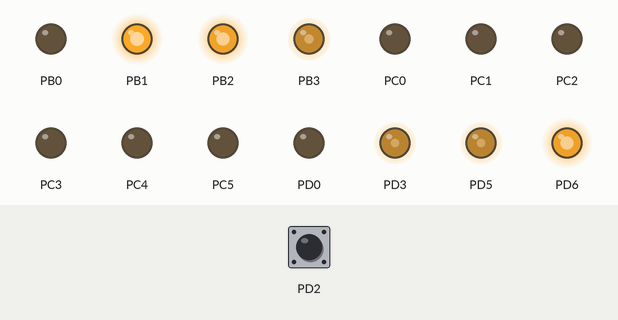
Simulated run of this program. Board: ATmega328P, built with avr-gcc and emulated at 16 MHz. Shown: output pins drawn as LEDs (lit = HIGH). The inputs (shaded band) are chosen by the test bench; at power-on: PD2 HIGH.

Above: at 1.2 s.
1.3 s: PD2 driven LOW
At 2.8 s:
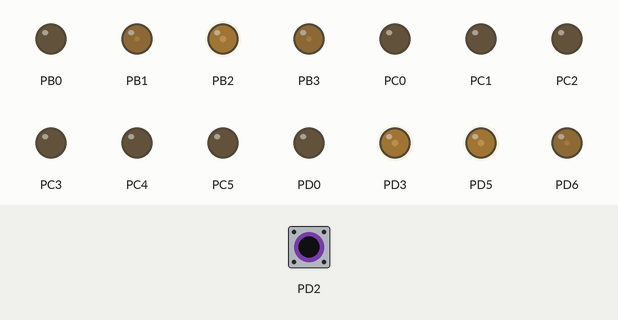
4.3 s: PD2 pulsed HIGH 5 times (0.12 s each, 0.3 s apart)
At 5.21 s:
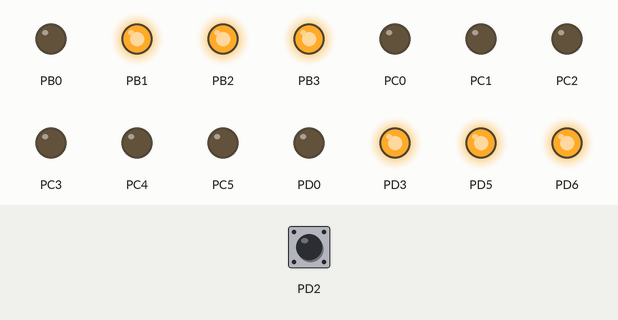
8.8 s: PD2 pulsed HIGH 5 times (0.12 s each, 0.3 s apart)
Timing chart, 0 to 22.3 s (numbered marks = the images above; inputs shaded):
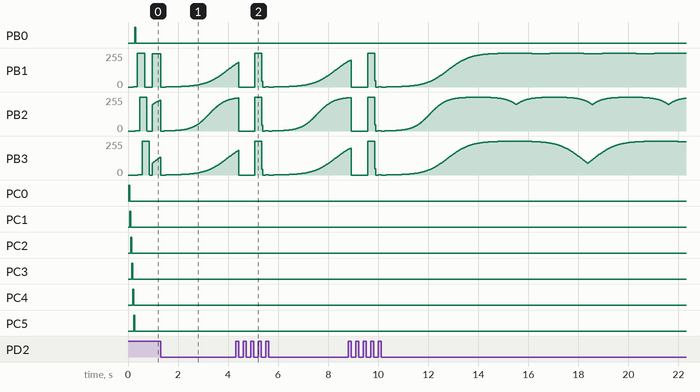

The program:

main.c
```c
/*******************************************************************
MCU:	ATmega328P

Timer/Counter0 has 2 outputs, OC0A and OC0B
Timer/Counter1 has 2 outputs, OC1A and OC1B
Timer/Counter2 has 2 outputs, OC2A and OC2B

PIN1	PD3	OC2B (Timer/Counter2)
PIN9	PD5	OC0B (Timer/Counter0)
PIN10	PD6	OC0A (Timer/Counter0)

PIN13	PB1	OC1A (Timer/Counter1)
PIN14	PB2	OC1B (Timer/Counter1)
PIN15	PB3	OC2A (Timer/Counter2)

TCCR0A	Timer/Counter Control Register 0 A
WGM		Waveform Generator Mode bits
CS		Clock Select (prescaler - preddelicka)

*******************************************************************
1. definovanie F_CPU pre vsetky include - aby rychlost platila aj na vlozene funkcie
2. limity cez pole
3. rychlost zmeny cez pole - uz sa nevola jedna funkcia viac krat
4. moznost menit limity a rychlosti - ESTE UPRAVIT PODMIENKY?
5. osetrenie pretecenia - nezapisem do OCR menej ako 0 ani viac ako 255
6. limity a rychlosti cez dvojrozmerne pole
7. vyber limitov a rychlosti cez strukturu
8. doplnenie definovatelnej pauzi
9. doplnenie initializacie limitov
10. upravit moznost menit limity cela podmienka je zle ...!
11. zmena PWM na phase correct (pri fast PWM a zapise do OCRxx = 0 LED trochu svieti)
12. pridanie prerusenie pre timer1 - nastane pri preteceni casovaca, pouzije sa na oddialenie inkrementacie daneho PWM cim sa spomali
    docieli sa rozna rychlosn na vsetkych PWM kanaloch
13. pridal sa vstup INT0 - prerusenie na prepinanie efektov a zmena posledneho bitu pri padajucej hviezde z PD2 na PD7 kedze PD2 sa zacalo pouzivat ako vstup
14. pridanie vystupov padajucej hviezdy pod program prerusenia / oprava sw pri OCR = 255 led nesvietili ale preblikavali
15. pridanie pola s casom na aktualizaciu padajucej hviezdy
*******************************************************************/


#define F_CPU 16000000UL
#include <avr/io.h>
#include <util/delay.h>
#include <avr/interrupt.h>

unsigned char change = 'A';
unsigned char timer1, ichange, intro_play, XA, XB, hviezda, selection = 0;
unsigned char PWM1, PWM2, PWM3, PWM4, PWM5, PWM6, PWMXA, PWMXB = 0; //smer
unsigned char duty0A, duty0B, duty1A, duty1B, duty2A, duty2B = 0; //hodnoty PWM

unsigned char OVF_update, OVF_update1, OVF_update2, OVF_update3, OVF_update4, OVF_update5, OVF_update6 = 0;
unsigned char PWM1_update, PWM2_update, PWM3_update, PWM4_update, PWM5_update, PWM6_update = 0;
unsigned int hviezda_change=0;
unsigned int hviezda_count = 0;

//							   --0A-- ,  --0B-- ,  --1A-- ,  --1B-- ,  --2A-- ,  --2B--  ,
//								0,   1,   2,   3,   4,   5,   6,   7,   8,   9,  10,  11,
//unsigned char limit[6][12]={ {200, 255,  90, 190,  10, 150,  30, 90,  10, 100,  90, 255},			//PWM okna 1 ( limit[0][0-11] )
				             //{50, 200,  254, 255,  10, 250,  30, 190,  30, 255,  10, 100},		//PWM okna 2 ( limit[1][0-11] )
				             //{50, 200,  30, 190,  254, 255,  30, 250,  10, 100,  30, 190},		//PWM okna 3 ( limit[2][0-11] )
				             //{50, 200,  30, 190,  10, 250,  254, 255,  10, 100,  30, 255},
							 //{30, 190,  30, 190,  10, 250,  30, 250,  254, 255,  30, 255},		//PWM okna 3 ( limit[2][0-11] )
							 //{10, 250,  30, 190,  50, 200,  30, 250,  10, 100,  254, 255} };		//PWM okna 4 ( limit[3][0-11] )

unsigned char limit[6][12]={
{ 155, 255, 105, 255, 205, 255, 155, 255, 115, 255, 205, 255},
{ 105, 255, 155, 255, 115, 255, 205, 255, 205, 255, 115, 255},
{ 155, 255, 205, 255, 155, 255, 115, 255, 155, 255, 205, 255},
{ 105, 255, 55, 255, 45, 255, 35, 255, 25, 255, 15, 255},
{ 155, 255, 1, 255, 155, 255, 165, 255, 175, 255, 185, 255},
{ 95, 255, 85, 255, 205, 255, 195, 255, 155, 255, 155, 255},

};

//{254, 255,  120, 190,  90, 150,  90, 190,  10, 100,  155, 255},
//{100, 200,  254, 255,  100, 250,  90, 190,  120, 255,  100, 200},
//{50, 200,  100, 190,  254, 255,  90, 250,  90, 100,  90, 190},
//{50, 200,  70, 190,  70, 250,  254, 255,  10, 100,  90, 255},
//{30, 190,  90, 190,  90, 250,  90, 250,  254, 255,  90, 255},
//{90, 250,  120, 190,  150, 200,  90, 250,  10, 100,  254, 255}


//50, 200,  30, 190,  10, 250,  30, 250,  10, 100,  30, 255
//0, 255,  0, 255,  0, 255,  0, 255,  0, 255,  0, 255

//						   0A,0B,1A,1B,2A,2B
//							1, 2, 3, 4, 5, 6,
unsigned char update[6][6]={ {9, 6, 10, 6, 10, 8}, //0 - okamzite, 1 = 1x timer1 OVF ......
						   {7, 4, 7, 9, 8, 7},
						   {8, 7, 6, 9, 5, 12},
						   {6, 9, 4, 6, 7, 7},
						   {4, 6, 8, 5, 6, 4},
						   {10, 8, 6, 8, 7, 8} };

int _speed = 0;
int speed[9]= {5,3,4,6,7,5,3,4,5}; //hodnota v ms


unsigned char pwm_table[256] ={0x00, 0x00, 0x00, 0x00, 0x00, 0x00, 0x00, 0x00, 0x00, 0x00, 0x01, 0x01, 0x01, 0x01, 0x01, 0x01,
	0x01, 0x01, 0x01, 0x01, 0x01, 0x01, 0x01, 0x01, 0x01, 0x02, 0x02, 0x02, 0x02, 0x02, 0x02, 0x02,
	0x02, 0x02, 0x03, 0x03, 0x03, 0x03, 0x03, 0x03, 0x04, 0x04, 0x04, 0x04, 0x04, 0x05, 0x05, 0x05,
	0x05, 0x06, 0x06, 0x06, 0x07, 0x07, 0x07, 0x08, 0x08, 0x08, 0x09, 0x09, 0x0A, 0x0A, 0x0B, 0x0B,
	0x0C, 0x0C, 0x0D, 0x0D, 0x0E, 0x0F, 0x0F, 0x10, 0x11, 0x11, 0x12, 0x13, 0x14, 0x15, 0x16, 0x17,
	0x18, 0x19, 0x1A, 0x1B, 0x1C, 0x1D, 0x1F, 0x20, 0x21, 0x23, 0x24, 0x26, 0x27, 0x29, 0x2B, 0x2C,
	0x2E, 0x30, 0x32, 0x34, 0x36, 0x38, 0x3A, 0x3C, 0x3E, 0x40, 0x43, 0x45, 0x47, 0x4A, 0x4C, 0x4F,
	0x51, 0x54, 0x57, 0x59, 0x5C, 0x5F, 0x62, 0x64, 0x67, 0x6A, 0x6D, 0x70, 0x73, 0x76, 0x79, 0x7C,
	0x7F, 0x82, 0x85, 0x88, 0x8B, 0x8E, 0x91, 0x94, 0x97, 0x9A, 0x9C, 0x9F, 0xA2, 0xA5, 0xA7, 0xAA,
	0xAD, 0xAF, 0xB2, 0xB4, 0xB7, 0xB9, 0xBB, 0xBE, 0xC0, 0xC2, 0xC4, 0xC6, 0xC8, 0xCA, 0xCC, 0xCE,
	0xD0, 0xD2, 0xD3, 0xD5, 0xD7, 0xD8, 0xDA, 0xDB, 0xDD, 0xDE, 0xDF, 0xE1, 0xE2, 0xE3, 0xE4, 0xE5,
	0xE6, 0xE7, 0xE8, 0xE9, 0xEA, 0xEB, 0xEC, 0xED, 0xED, 0xEE, 0xEF, 0xEF, 0xF0, 0xF1, 0xF1, 0xF2,
	0xF2, 0xF3, 0xF3, 0xF4, 0xF4, 0xF5, 0xF5, 0xF6, 0xF6, 0xF6, 0xF7, 0xF7, 0xF7, 0xF8, 0xF8, 0xF8,
	0xF9, 0xF9, 0xF9, 0xF9, 0xFA, 0xFA, 0xFA, 0xFA, 0xFA, 0xFB, 0xFB, 0xFB, 0xFB, 0xFB, 0xFB, 0xFC,
	0xFC, 0xFC, 0xFC, 0xFC, 0xFC, 0xFC, 0xFC, 0xFC, 0xFD, 0xFD, 0xFD, 0xFD, 0xFD, 0xFD, 0xFD, 0xFD,
	0xFD, 0xFD, 0xFD, 0xFD, 0xFD, 0xFD, 0xFD, 0xFE, 0xFE, 0xFE, 0xFE, 0xFE, 0xFE, 0xFE, 0xFF, 0xFF};

struct tag_setting { unsigned char ilimit; //deklarace struktury
				     unsigned char iupdate;
					 unsigned char ispeed;
					 unsigned char ispeedHV; };
struct tag_setting set = {0, 0, 0, 0 }; // definice strukturní premennej

// program padajucej hviezdy (pauzy medzi ledkami)
unsigned int hviezda_speed[18][11]={
{ 10, 30, 50, 70, 90, 110, 130, 150, 170, 190, 210},
{ 10, 30, 50, 70, 120, 170, 220, 270, 290, 310, 330},
{ 10, 30, 50, 70, 90, 110, 130, 150, 170, 190, 210},
{ 10, 30, 50, 120, 190, 260, 280, 300, 320, 340, 360},
{ 10, 20, 30, 40, 50, 60, 70, 80, 90, 100, 110},
{ 10, 30, 50, 70, 90, 110, 130, 150, 170, 190, 210},
{ 10, 30, 50, 80, 120, 170, 230, 280, 320, 350, 370},
{ 10, 30, 50, 70, 90, 110, 130, 180, 230, 280, 330},
{ 10, 30, 60, 110, 180, 270, 340, 390, 420, 440, 460},
{ 10, 30, 50, 70, 90, 110, 130, 150, 170, 190, 210},
{ 10, 30, 50, 70, 90, 130, 170, 210, 230, 250, 270},
{ 10, 30, 50, 70, 90, 110, 130, 150, 170, 190, 210},
{ 10, 30, 50, 80, 120, 170, 220, 260, 290, 310, 330},
{ 10, 30, 50, 70, 90, 110, 130, 150, 170, 190, 210},
{ 10, 30, 50, 70, 90, 120, 160, 210, 260, 310, 330},
{ 10, 30, 50, 70, 90, 110, 130, 150, 170, 190, 210},
{ 10, 30, 50, 80, 120, 160, 190, 210, 230, 250, 270},
{ 10, 20, 30, 40, 50, 60, 70, 80, 90, 100, 110}
 };


void tim0_int(){
	DDRD |= (1 << DDD5) | (1 << DDD6);
	//TCCR0A |= (1 << COM0A0) | (1 << COM0A1) | (1 << COM0B0) | (1 << COM0B1);
	TCCR0A |= (1 << COM0A1) | (1 << COM0B1);
	TCCR0A |= (1 << WGM00);
	TCCR0B |= (1 << CS00) | (1 << CS01);
	OCR0A = 0;
	OCR0B = 0;
}


void tim1_int(){
	DDRB |= (1 << DDB1)|(1 << DDB2);
	//TCCR1A |= (1 << COM1A0) | (1 << COM1A1) | (1 << COM1B0) | (1 << COM1B1);
	TCCR1A |= (1 << COM1A1) | (1 << COM1B1);
	TCCR1A |= (1 << WGM10);
	TCCR1B |= (1 << CS10) | (1 << CS11);
	//Bit 0   TOIE1: Timer/Counter1, Overflow Interrupt Enable
	TIMSK1 = (0 << ICIE1) | (0 << OCIE1B) | (0 << OCIE1A) | (1 << TOIE1);
	//Enable interrupts globally
	sei();
	OCR1A = 0;
	OCR1B = 0;
}


void tim2_int(){
	DDRB |= (1 << DDB3);
	DDRD |= (1 << DDD3);
	//TCCR2A |= (1 << COM2A0) | (1 << COM2A1) | (1 << COM2B0) | (1 << COM2B1); //INVERTING MODE
	TCCR2A |= (1 << COM2A1) | (1 << COM2B1); // NON-INVERTING MODE
	TCCR2A |= (1 << WGM20);
	TCCR2B |= (1 << CS20) | (1 << CS21);
	OCR2A = 0;
	OCR2B = 0;
}

void hviezda_int(){
	//Nastavit ako vystup
	DDRC |= (1 << DDC0) | (1 << DDC1) | (1 << DDC2) | (1 << DDC3) | (1 << DDC4) | (1 << DDC5);
	//vypnut - sinking 0V
	PORTC &= ~ (1 << PORTC0) | (1 << PORTC1) | (1 << PORTC2) | (1 << PORTC3) | (1 << PORTC4) | (1 << PORTC5);
	//Nastavit ako vystup
	DDRD |= (1 << DDD0) | (1 << DDD1) | (1 << DDD7);
	//vypnut - sinking 0V
	PORTD &= ~(1 << PORTD0) | (1 << PORTD1) | (1 << PORTD7);
	DDRB |= (1 << DDB0);
	//vypnut - sinking 0V
	PORTB &= ~(1 << PORTB0);
}

//*******************************************************************
//		inicializacia nastaveni
//*******************************************************************
void limit_ini(){

	set.ilimit = 0;
	set.iupdate = 0;
	set.ispeed = 0;

	duty0A = limit[set.ilimit][0];
	duty0B = limit[set.ilimit][2];
	duty1A = limit[set.ilimit][4];
	duty1B = limit[set.ilimit][6];
	duty2A = limit[set.ilimit][8];
	duty2B = limit[set.ilimit][10];

	PWM1_update=0;
	PWM2_update=0;
	PWM3_update=0;
	PWM4_update=0;
	PWM5_update=0;
	PWM6_update=0;

}

//*******************************************************************
//		Zapisanie hodnot do OCR (PWM) registra
//*******************************************************************
void PWM(unsigned char duty0A,unsigned char duty0B,unsigned char duty1A,unsigned char duty1B,unsigned char duty2A,unsigned char duty2B){
	if (duty0A >=0 && duty0A <= 255)
	{
		OCR0A = pwm_table[duty0A];
	}

	if (duty0B >=0 && duty0B <= 255)
	{
		OCR0B = pwm_table[duty0B];
	}

	if (duty1A >=0 && duty1A <= 255)
	{
		OCR1A = pwm_table[duty1A];
	}

	if (duty1B >=0 && duty1B <= 255)
	{
		OCR1B = pwm_table[duty1B];
	}

	if (duty2A >=0 && duty2A <= 255)
	{
		OCR2A = pwm_table[duty2A];
	}

	if (duty2B >=0 && duty2B <= 255)
	{
		OCR2B = pwm_table[duty0B];
	}

}

//*******************************************************************
//		Inkrementacia PWM 1 - 6
//*******************************************************************
void change_PWM(){
	if(update[set.iupdate][0] == 0 || PWM1_update == 1){
		if(PWM1==0)
		{duty0A++;
			if(duty0A >= limit[set.ilimit][1]){PWM1=1;}

		}
		else{
			duty0A--;
			if(duty0A <= limit[set.ilimit][0]){PWM1=0;}
		}
		PWM1_update=0;
	}

	if(update[set.iupdate][1] == 0 || PWM2_update == 1){
		if(PWM2==0)
		{duty0B++;
			if(duty0B >= limit[set.ilimit][3]){PWM2=1;}
		}
		else{
			duty0B--;
			if(duty0B <= limit[set.ilimit][2]){PWM2=0;}
		}
		PWM2_update=0;
	}

	if(update[set.iupdate][2] == 0 || PWM3_update == 1){
		if(PWM3==0)
		{duty1A++;
			if(duty1A >= limit[set.ilimit][5]){PWM3=1;}
		}
		else{
			duty1A--;
			if(duty1A <= limit[set.ilimit][4]){PWM3=0;}
		}
		PWM3_update=0;
	}

	if(update[set.iupdate][3] == 0 || PWM4_update == 1){
		if (PWM4==0)
		{duty1B++;
			if (duty1B >= limit[set.ilimit][7])
			{PWM4=1;
			}
		}
		else
		{duty1B--;
			if (duty1B <= limit[set.ilimit][6])
			{PWM4=0;
			}
		}
		PWM4_update=0;
	}

	if(update[set.iupdate][4] == 0 || PWM5_update == 1){
		if (PWM5==0)
		{duty2A++;
			if (duty2A >= limit[set.ilimit][9])
			{PWM5=1;
			}
		}
		else
		{duty2A--;
			if (duty2A <= limit[set.ilimit][8])
			{PWM5=0;
			}
		}
		PWM5_update=0;
	}

	if(update[set.iupdate][5] == 0 || PWM6_update == 1){
		if (PWM6==0)
		{duty2B++;
			if (duty2B >= limit[set.ilimit][11])
			{PWM6=1;
			}
		}
		else
		{duty2B--;
			if (duty2B <= limit[set.ilimit][10])
			{PWM6=0;
			}
		}
		PWM6_update=0;
	}
}

//*******************************************************************
//		pauza
//*******************************************************************
void delay_ms(int _speed)
{
	while (_speed--) {
		_delay_us(1000);  // one millisecond
	}
}

//*******************************************************************
//		Zmena okna hranice PWM
//*******************************************************************
void hranice_PWM(){

	if (OVF_update == 255)
	{timer1++;
	}

	if (timer1 == 40 )
	{

		switch (change){
			case 'A':
			set.ilimit = 0;
			set.iupdate = 0;
			set.ispeed = 0 + ichange;
			change = 'B';
			break;

			case 'B':
			set.ilimit = 1;
			set.iupdate = 1;
			set.ispeed = 0 + ichange;
			change = 'C';
			break;

			case 'C':
			set.ilimit = 2;
			set.iupdate = 2;
			set.ispeed = 0 + ichange;
			change = 'D';
			break;

			case 'D':
			set.ilimit = 3;
			set.iupdate = 3;
			set.ispeed = 0 + ichange;
			change = 'E';
			break;

			case 'E':
			set.ilimit = 4;
			set.iupdate = 4;
			set.ispeed = 0 + ichange;
			change = 'F';
			break;

			case 'F':
			set.ilimit = 5;
			set.iupdate = 5;
			set.ispeed = 0 + ichange;
			change = 'A';
			ichange++;
			if (ichange == 9)
			{ichange = 0;
			}

			break;

		}

		timer1 = 0;
	}
}

//*******************************************************************
//		prve spustenie - vlna
//*******************************************************************
void intro(){
	while(intro_play == 1){
		//////////// PWM1 ZAP duty0A
		if (PWM1==0)
		{duty0A++;
			if (duty0A == 255)
			{PWM1=1;
			}
		}
		//////////// PWM2 ZAP duty0B
		if (PWM2==0 && duty0A > 125)
		{duty0B++;
			if (duty0B == 255)
			{PWM2=1;
			}
		}
		//////////// PWM3 ZAP duty1A
		if (PWM3==0 && duty0B > 125)
		{duty1A++;
			if (duty1A == 255)
			{PWM3=1;
			}
		}
		//////////// PWM4 ZAP duty1B
		if (PWM4==0 && duty1A > 125)
		{duty1B++;
			if (duty1B == 255)
			{PWM4=1;
			}
		}
		//////////// PWM5 ZAP duty2A
		if (PWM5==0 && duty1B > 125)
		{duty2A++;
			if (duty2A == 255)
			{PWM5=1;
			}
		}
		//////////// PWM6 ZAP duty2B
		if (PWM6==0 && duty2A > 125)
		{duty2B++;
			if (duty2B == 255)
			{PWM6=1;
			}
		}
		//////////// PWMXA ZAP
		if (PWMXA==0 && duty2B > 125)
		{XA++;
			if (XA == 255)
			{PWMXA=1;
			}
		}
		//////////// PWMXB ZAP
		if (PWMXB==0 && XA > 125)
		{XB++;
			if (XB == 255)
			{PWMXB=1;
			}
		}
		//////////// PWM1 VYP
		if (PWM1==1 && duty1A > 125)
		{duty0A--;
			if (duty0A == 0)
			{PWM1=2;
			}
		}
		//////////// PWM2 VYP
		if (PWM2==1 && duty1B > 125)
		{duty0B--;
			if (duty0B == 0)
			{PWM2=2;
			}
		}
		//////////// PWM3 VYP
		if (PWM3==1 && duty2A > 125)
		{duty1A--;
			if (duty1A == 0)
			{PWM3=2;
			}
		}
		/////////// PWM4 VYP
		if (PWM4==1 && duty2B > 125)
		{duty1B--;
			if (duty1B == 0)
			{PWM4=2;
			}
		}
		/////////// PWM5 VYP
		if (PWM5==1 && XA > 125)
		{duty2A--;
			if (duty2A == 0)
			{PWM5=2;
			}
		}
		/////////// PWM6 VYP
		if (PWM6==1 && XB > 125)
		{duty2B--;
			if (duty2B == 0)
			{PWM6=2;
			}
		}
		if (PWM6==2)
		{intro_play = 0;
		XA=0;
		XB=0;
		PWM1 = 0;
		PWM2 = 0;
		PWM3 = 0;
		PWM4 = 0;
		PWM5 = 0;
		PWM6 = 0;
		PWMXA = 0;
		PWMXB = 0;
		}
		PWM(duty0A, duty0B, duty1A , duty1B, duty2A, duty2B);
		_delay_us(750);
	}
}


void init_OCR(){

	OCR0A = 0;
	OCR0B = 0;
	OCR1A = 0;
	OCR1B = 0;
	OCR2A = 0;
	OCR2B = 0;
	PWM1 = 0;
	PWM2 = 0;
	PWM3 = 0;
	PWM4 = 0;
	PWM5 = 0;
	PWM6 = 0;
	PWMXA = 0;
	PWMXB = 0;
	duty0A = 0;
	duty0B = 0;
	duty1A = 0;
	duty1B = 0;
	duty2A = 0;
	duty2B = 0;
}

void init_OUT(){

	PORTC = 0;
	PORTD = 0;
	PORTB = 0;
}

void obloha_ON(){
	OCR0A = 255;
	OCR0B = 255;
	OCR1A = 255;
	OCR1B = 255;
	OCR2A = 255;
	OCR2B = 255;
}

//*******************************************************************
//		Main program
//*******************************************************************
int main(void)
{

		// https://sites.google.com/site/qeewiki/books/avr-guide/external-interrupts-on-the-atmega328
		DDRD &= ~(1 << DDD2);     // Clear the PD2 pin
		// PD2 (PCINT0 pin) is now an input

		PORTD |= (1 << PORTD2);    // turn On the Pull-up
		// PD2 is now an input with pull-up enabled

		//EICRA |= (1 << ISC00) | (1 << ISC01);    // The rising edge of INTx generates an interrupt request
		EICRA |= (1 << ISC01);
		EIMSK |= (1 << INT0);     // Turns on INT0

		sei();                    // turn on interrupts

		tim0_int();
		tim1_int();
		tim2_int();
		hviezda_int();
		intro_play = 1;
		hviezda = 1;
		intro();
		limit_ini();

		while (1)
		{

			if (selection == 0 || selection == 1) //hviezdna obloha ON
			{change_PWM();
			}
			else
			{
				//hviezdna obloha OFF init ak je na OCR cislo rozne od 0 alebo ak nieje TRVALO ON
				if (OCR0A != 0 || OCR0B != 0 || OCR1A != 0 || OCR1B != 0 || OCR2A != 0 || OCR2B != 0 || selection == 4 )
				{init_OCR();
				}
			}


			if (selection == 4) // //hviezdna obloha TRVALE ON
			{
				obloha_ON();
			}
			else
			{
				PWM(duty0A, duty0B, duty1A , duty1B, duty2A, duty2B);
				hranice_PWM();
			}


			delay_ms(_speed);
			_speed = speed[set.ispeed];
		}
}

//*******************************************************************
//		Prerusenie
//*******************************************************************
ISR(TIMER1_OVF_vect){

	OVF_update++;
	if (hviezda_change >= hviezda_speed[set.ispeedHV][10]) //MAX cas cakania - LED10
	{hviezda_count++;
	}
	if (hviezda_change < hviezda_speed[set.ispeedHV][10]) //MAX cas cakania - LED10
	{hviezda_change++;
	}

	if (hviezda_count == (hviezda_speed[set.ispeedHV][9] * hviezda_speed[set.ispeedHV][10]) )
	{

			hviezda = 1;
			hviezda_count = 0;
			hviezda_change =0;

			if (set.ispeedHV < 17) // pocet programov v matici (17)
			{set.ispeedHV ++;
			}
			else
			{set.ispeedHV = 0;
			}

	}


	if(hviezda == 1 && (selection == 0 || selection == 2)){
		if (hviezda_change == hviezda_speed[set.ispeedHV][0]) //LED1
		{
			PORTC = 1;
			PORTD = 0;
			PORTB = 0;
		}

		if (hviezda_change == hviezda_speed[set.ispeedHV][1]) //LED2
		{
			PORTC = 2;
			PORTD = 0;
			PORTB = 0;
		}

		if (hviezda_change == hviezda_speed[set.ispeedHV][2]) //LED3
		{
			PORTC = 4;
			PORTD = 0;
			PORTB = 0;
		}

		if (hviezda_change == hviezda_speed[set.ispeedHV][3]) //LED4
		{
			PORTC = 8;
			PORTD = 0;
			PORTB = 0;
		}

		if (hviezda_change == hviezda_speed[set.ispeedHV][4]) //LED5
		{
			PORTC = 16;
			PORTD = 0;
			PORTB = 0;
		}

		if (hviezda_change == hviezda_speed[set.ispeedHV][5]) //LED6
		{
			PORTC = 32;
			PORTD = 0;
			PORTB = 0;
		}

		if (hviezda_change == hviezda_speed[set.ispeedHV][6]) //LED7
		{
			PORTC = 0;
			PORTD = 0;
			PORTB = 1;
		}

		if (hviezda_change == hviezda_speed[set.ispeedHV][7]) //LED8
		{
			PORTC = 0;
			PORTD = 1;
			PORTB = 0;
		}

		if (hviezda_change == hviezda_speed[set.ispeedHV][8]) //LED9
		{
			PORTC = 0;
			PORTD = 2;
			PORTB = 0;
		}

		if (hviezda_change == hviezda_speed[set.ispeedHV][9]) //LED10
		{
			PORTC = 0;
			PORTD = 128;
			PORTB = 0;
		}

		if (hviezda_change == hviezda_speed[set.ispeedHV][10]) //LED ALL OFF
		{
			PORTC = 0;
			PORTD = 0;
			PORTB = 0;
			hviezda = 0;
			//hviezda_change=0;
		}
}
else
{
	if (PORTC != 0 || PORTD != 0 ) // padajuca hviezda OFF init ak je na porte C alebo D nieco
	{init_OUT();
	}
}


	if (PWM1_update==0)
	{OVF_update1++;
	}
	if (PWM2_update==0)
	{OVF_update2++;
	}
	if (PWM3_update==0)
	{OVF_update3++;
	}
	if (PWM4_update==0)
	{OVF_update4++;
	}
	if (PWM5_update==0)
	{OVF_update5++;
	}
	if (PWM6_update==0)
	{OVF_update6++;
	}

	if (update[set.iupdate][0] == OVF_update1)
	{
		OVF_update1=0;
		PWM1_update=1;
	}
	if (update[set.iupdate][1] == OVF_update2)
	{
		OVF_update2=0;
		PWM2_update=1;
	}
	if (update[set.iupdate][2] == OVF_update3)
	{
		OVF_update3=0;
		PWM3_update=1;
	}
	if (update[set.iupdate][3] == OVF_update4)
	{
		OVF_update4=0;
		PWM4_update=1;
	}
	if (update[set.iupdate][4] == OVF_update5)
	{
		OVF_update5=0;
		PWM5_update=1;
	}
	if (update[set.iupdate][5] == OVF_update6)
	{
		OVF_update6=0;
		PWM6_update=1;
	}

}

ISR (INT0_vect)
{init_OCR();
	init_OUT();
	selection++;
	if(selection==5)
	selection = 0;
	//0 - hviezdna obloha ON - padajuca hviezda ON
	//1 - hviezdna obloha ON - padajuca hviezda OFF
	//2 - hviezdna obloha OFF - padajuca hviezda ON
	//3 - hviezdna obloha OFF - padajuca hviezda OFF
	//4 - hviezdna obloha TRVALE ON - padajuca hviezda OFF

}
```
